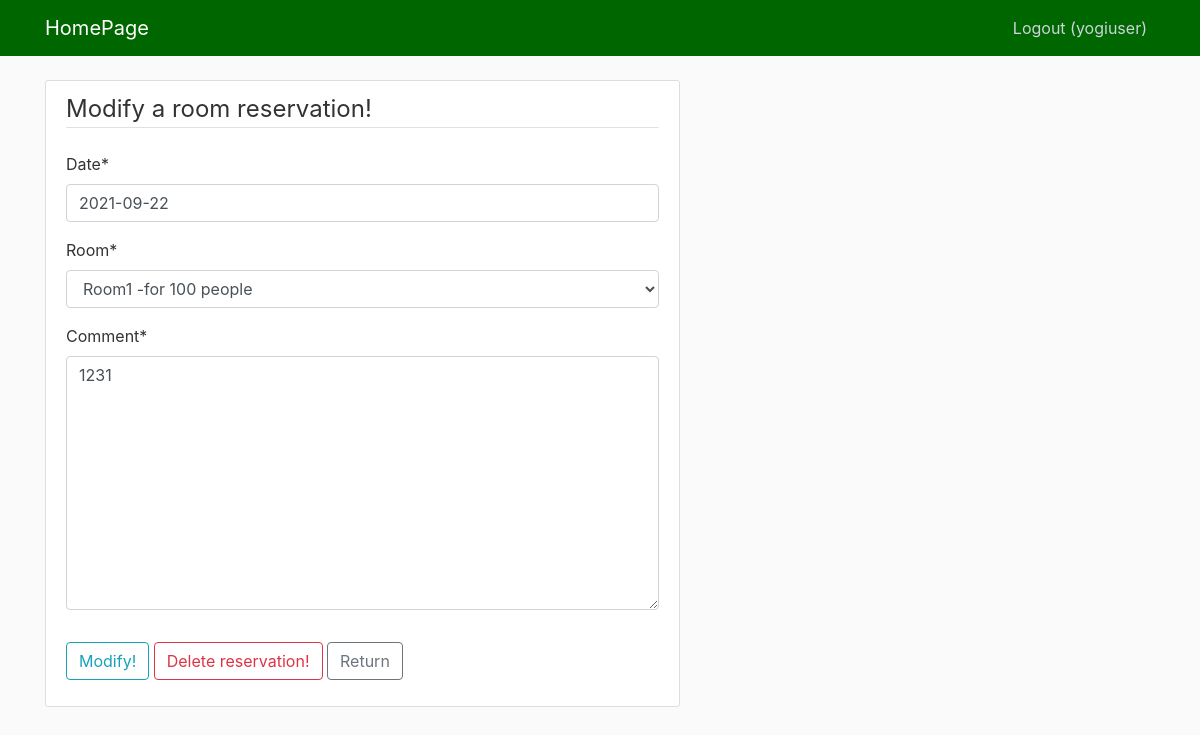
The app's page /modify-reservation/6/ (signed in) with its own data.
### system/models.py (models this page shows, shortened)
class Reservation(models.Model):
    date = models.DateField(validators=[validate_date])
    room = models.ForeignKey(Room, on_delete=models.CASCADE, null=True)
    user = models.ForeignKey(User, on_delete=models.CASCADE, null=True)
    comment = models.TextField()

### system/views.py (the view, shortened to what this page needs)
# urls.py: path('modify-reservation/<int:pk>/', UpdateReservation.as_view(), name='update-reservation'),
class UpdateReservation(LoginRequiredMixin, UserPassesTestMixin, UpdateView):
    model = Reservation
    template_name = 'modify_reservation.html'
    form_class = CreateUpdateReservation
    success_url = '/'
    def dispatch(self, request, *args, **kwargs):
        self.reservation = get_object_or_404(Reservation, pk=kwargs['pk'])
        return super(UpdateReservation, self).dispatch(request, *args, **kwargs)
    def test_func(self):
        reservation = self.get_object()
        if self.request.user == reservation.user:
            return True
        return False

### system/forms.py
class CreateUpdateReservation(forms.ModelForm):
    class Meta:
        model = Reservation
        fields = ['date', 'room', 'comment']
        labels = {
            'room': 'Room',
            'comment': 'Comment',
            forms.DateTimeField(): 'Date',
        }
        widgets = {
            'date': DatePickerInput()
        }

### system/models.py (called while the page is built)
    def __str__(self):
        return f"{self.name} -for {self.capacity} people  "

### system/templates/modify_reservation.html (shortened to what this page needs)
{% extends 'base.html' %}
{% load crispy_forms_tags %}
{% block content %}
    <div class="content-section">
        <form method="POST">
            <fieldset class="form-group">
                <legend class="border-bottom mb-4">Modify a room reservation!</legend>
                {{ form|crispy }}
            </fieldset>
            <div class="form-group">
                <button class="btn btn-outline-info" type="submit">Modify!</button>
                <a class="btn btn-outline-danger" href="{% url 'delete-reservation' reservation.id %}">Delete reservation!</a>
                <a class="btn btn-outline-secondary" href="{% url 'homepage' %}">Return</a>
            </div>
        </form>
    </div>
{% endblock %}

### system/templates/base.html (shortened to what this page needs)
{% load static %}
{% load bootstrap4 %}
{% bootstrap_css %}
<!DOCTYPE html>
<html>
<head>
    <link rel="stylesheet" href="https://maxcdn.bootstrapcdn.com/bootstrap/4.0.0/css/bootstrap.min.css">
    <link rel="stylesheet" type="text/css" href="{% static 'stylesheet.css' %}">
</head>
<body>
    <header class="site-header">
      <nav class="navbar navbar-expand-md navbar-dark bg-steel fixed-top">
        <div class="container">
          <a class="navbar-brand mr-4" href="{% url 'homepage' %}">HomePage</a>
          <div class="collapse navbar-collapse" id="navbarToggle">
            <div class="navbar-nav">
              {% if user.is_authenticated %}
                <a class="nav-item nav-link" href="{% url 'logout' %}">Logout ({{ user.username }})</a>
              {% else %}
                <a class="nav-item nav-link" href="{% url 'login' %}">Login</a>
                <a class="nav-item nav-link" href="{% url 'register' %}">Register</a>
              {% endif %}
            </div>
          </div>
        </div>
      </nav>
    </header>
    <main role="main" class="container">
      <div class="row">
        <div class="col-md-7">
          {% block content %}{% endblock %}
        </div>
      </div>
    </main>
</body>
</html>

### system/static/stylesheet.css (style rules this page uses)
body { background: #fafafa; color: #333333; margin-top: 5rem; }
.bg-steel { background-color: #006600; }
.site-header .navbar-nav .nav-link { color: #cbd5db; }
.content-section { background: #ffffff; padding: 10px 20px; border: 1px solid #dddddd; border-radius: 3px; margin-bottom: 20px; }

### records on screen
Reservation: date "2021-09-22", room "Room1 -for 100 people", comment "1231"

### other values on screen
{{ user.username }} "yogiuser"
